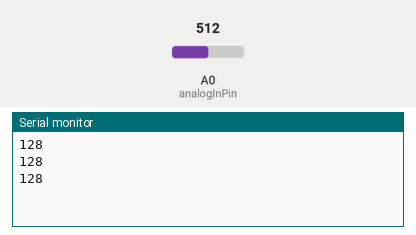
Recording of a sketch running on a simulated Arduino Uno, built with avr-gcc and run on an emulated ATmega328P. Parts: the last lines printed to the serial monitor. The inputs (shaded band) are chosen by the test bench; at power-on: A0 (analogInPin) = 512.

Above: at 1.3 s.
1.4 s: A0 (analogInPin) set to 716
At 1.9 s:
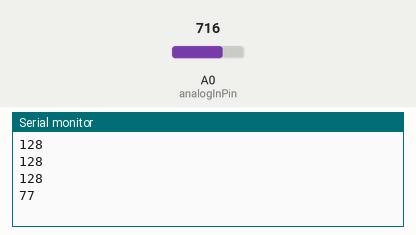
2.9 s: A0 (analogInPin) set to 900
At 3.4 s:
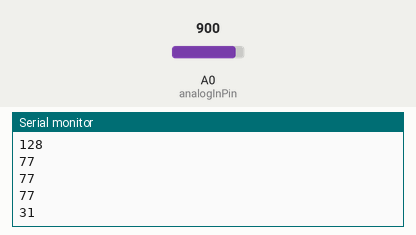
Timing chart, 0 to 5.9 s (numbered marks = the images above; inputs shaded):
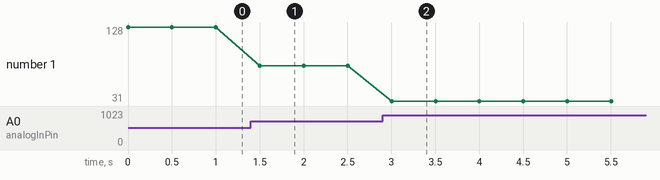

The sketch:

sketch_apr05a.ino
```cpp
const int analogInPin = A0;
int sensorValue = 0;
int outputValue = 0;

void setup() {
  // put your setup code here, to run once:
  Serial.begin(9600);
}

void loop() {
  // put your main code here, to run repeatedly:
  sensorValue = analogRead(analogInPin);
  outputValue = map(sensorValue, 0, 1023, 255, 0);

  //Serial.print("sensor = ");
  //Serial.print(sensorValue);
  //Serial.print("\t output = ");
  Serial.println(outputValue);

  delay(500);
}
```

Measured:
- after the input at 1.4 s, the serial monitor: prints a new line after 0.10 s (image 1)
- after the input at 2.9 s, the serial monitor: prints a new line after 0.10 s (image 2)
- plotted number 1: 128 → 77 after the input at 1.4 s, 77 → 31 after the input at 2.9 s
